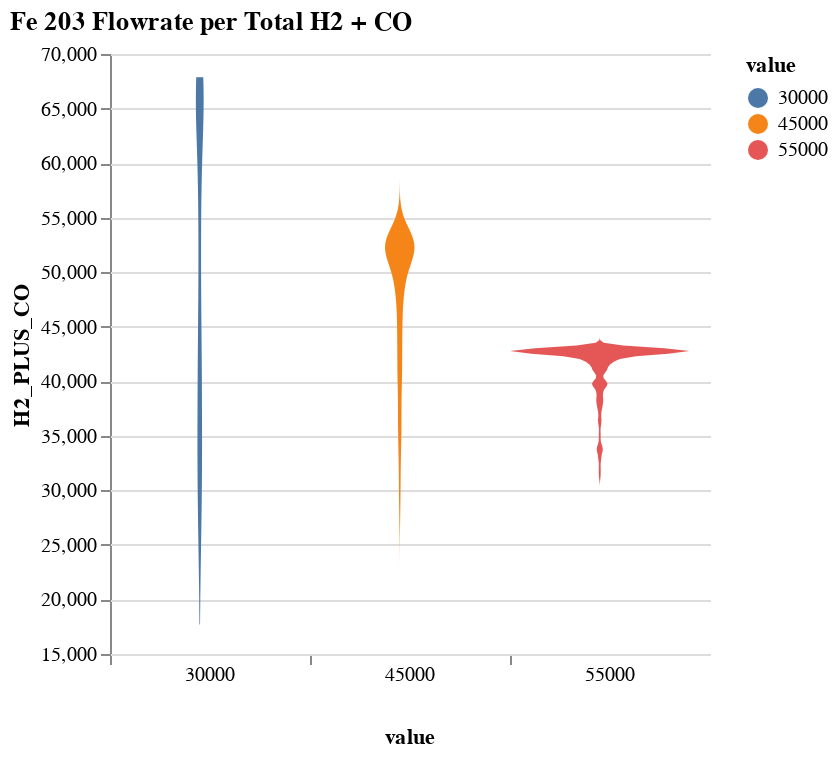

Notebook code for this chart:
### Code cell
df1=merged_subset[["Fe203_flowrate","H2_PLUS_CO"]].melt(id_vars=['H2_PLUS_CO'])
df1
pressure_h2_co = alt.Chart(df1, title = "Fe 203 Flowrate per Total H2 + CO").transform_density(
    'H2_PLUS_CO',
    as_=['H2_PLUS_CO', 'density'],
    # extent=[5, 50],
    groupby=['value']
).mark_area(orient='horizontal').encode(
    y='H2_PLUS_CO:Q',
    color='value:N',
    x=alt.X(
        'density:Q',
        stack='center',
        impute=None,
        title=None,
        axis=alt.Axis(labels=False, values=[0],grid=False, ticks=True)
    ),
    # facet=alt.Facet(column = 'variable:O'),
    column=alt.Column(
        'value:N',
        header=alt.Header(
            titleOrient='bottom',
            labelOrient='bottom',
            labelPadding=0
        )
    )
).properties(
    width=100
).configure_facet(
    spacing=0
).configure_view(
    stroke=None
)

pressure_h2_co

### Figure 1 — Vega-Lite specification as saved in the notebook (floating-point values rounded to 4 significant figures; data arrays with more than 128 entries replaced by an {"elided": "..."} marker saying what was removed)
{"config": {"view": {"continuousWidth": 400, "continuousHeight": 300, "stroke": null}, "facet": {"spacing": 0}}, "data": {"name": "data-35ba89139c5d94aff674d3f417413d81"}, "mark": {"type": "area", "orient": "horizontal"}, "encoding": {"color": {"type": "nominal", "field": "value"}, "column": {"type": "nominal", "field": "value", "header": {"labelOrient": "bottom", "labelPadding": 0, "titleOrient": "bottom"}}, "x": {"type": "quantitative", "axis": {"grid": false, "labels": false, "ticks": true, "values": [0]}, "field": "density", "impute": null, "stack": "center", "title": null}, "y": {"type": "quantitative", "field": "H2_PLUS_CO"}}, "title": "Fe 203 Flowrate per Total H2 + CO", "transform": [{"density": "H2_PLUS_CO", "groupby": ["value"], "as": ["H2_PLUS_CO", "density"]}], "width": 100, "$schema": "https://vega.github.io/schema/vega-lite/v4.8.1.json", "datasets": {"data-35ba89139c5d94aff674d3f417413d81": {"elided": "3186 records"}}}
